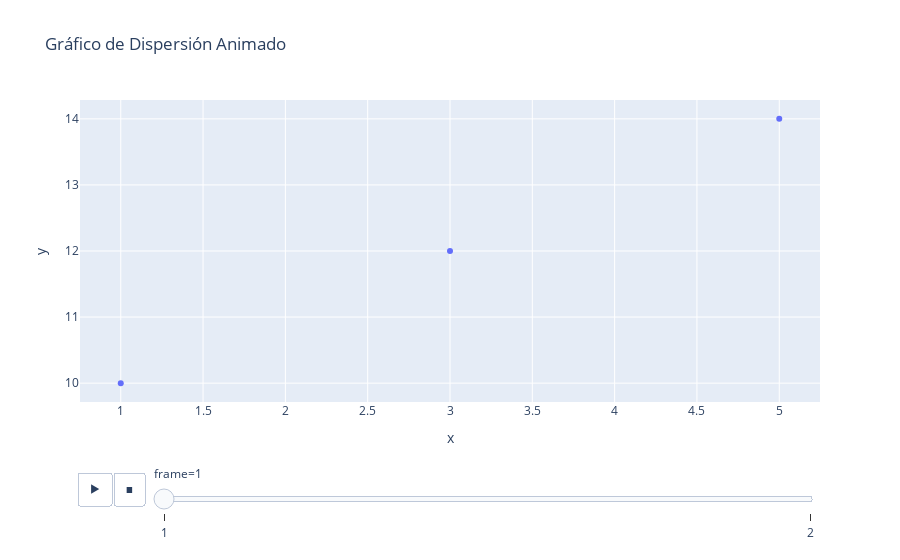

Notebook code for this chart:
### Code cell
# Crear un DataFrame de ejemplo
df = pd.DataFrame({
    "x": [1, 2, 3, 4, 5],
    "y": [10, 11, 12, 13, 14],
    "frame": [1, 2, 1, 2, 1]
})

# Crear un gráfico de dispersión animado
fig = px.scatter(df, x="x", y="y", animation_frame="frame", title="Gráfico de Dispersión Animado")
fig.show()

### Figure 1 — Plotly figure (JSON) as saved in the notebook; plotly's stock layout.template omitted (floating-point values rounded to 4 significant figures)
{"data": [{"hovertemplate": "frame=1<br>x=%{x}<br>y=%{y}<extra></extra>", "legendgroup": "", "marker": {"color": "#636efa", "symbol": "circle"}, "mode": "markers", "name": "", "orientation": "v", "showlegend": false, "type": "scatter", "x": [1, 3, 5], "xaxis": "x", "y": [10, 12, 14], "yaxis": "y"}], "layout": {"legend": {"tracegroupgap": 0}, "sliders": [{"active": 0, "currentvalue": {"prefix": "frame="}, "len": 0.9, "pad": {"b": 10, "t": 60}, "steps": [{"args": [["1"], {"frame": {"duration": 0, "redraw": false}, "fromcurrent": true, "mode": "immediate", "transition": {"duration": 0, "easing": "linear"}}], "label": "1", "method": "animate"}, {"args": [["2"], {"frame": {"duration": 0, "redraw": false}, "fromcurrent": true, "mode": "immediate", "transition": {"duration": 0, "easing": "linear"}}], "label": "2", "method": "animate"}], "x": 0.1, "xanchor": "left", "y": 0, "yanchor": "top"}], "title": {"text": "Gráfico de Dispersión Animado"}, "updatemenus": [{"buttons": [{"args": [null, {"frame": {"duration": 500, "redraw": false}, "fromcurrent": true, "mode": "immediate", "transition": {"duration": 500, "easing": "linear"}}], "label": "&#9654;", "method": "animate"}, {"args": [[null], {"frame": {"duration": 0, "redraw": false}, "fromcurrent": true, "mode": "immediate", "transition": {"duration": 0, "easing": "linear"}}], "label": "&#9724;", "method": "animate"}], "direction": "left", "pad": {"r": 10, "t": 70}, "showactive": false, "type": "buttons", "x": 0.1, "xanchor": "right", "y": 0, "yanchor": "top"}], "xaxis": {"anchor": "y", "domain": [0, 1], "title": {"text": "x"}}, "yaxis": {"anchor": "x", "domain": [0, 1], "title": {"text": "y"}}}}
